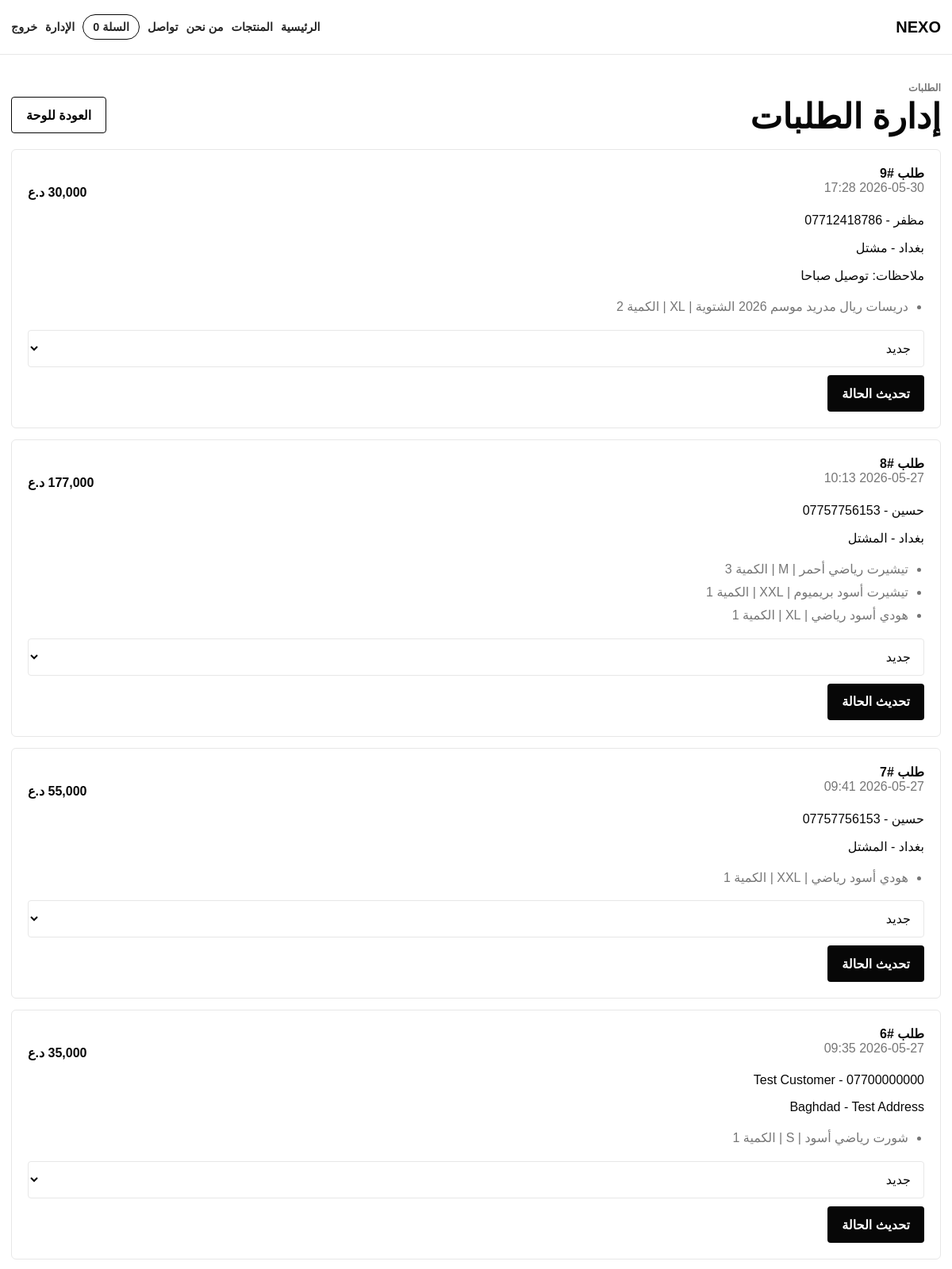
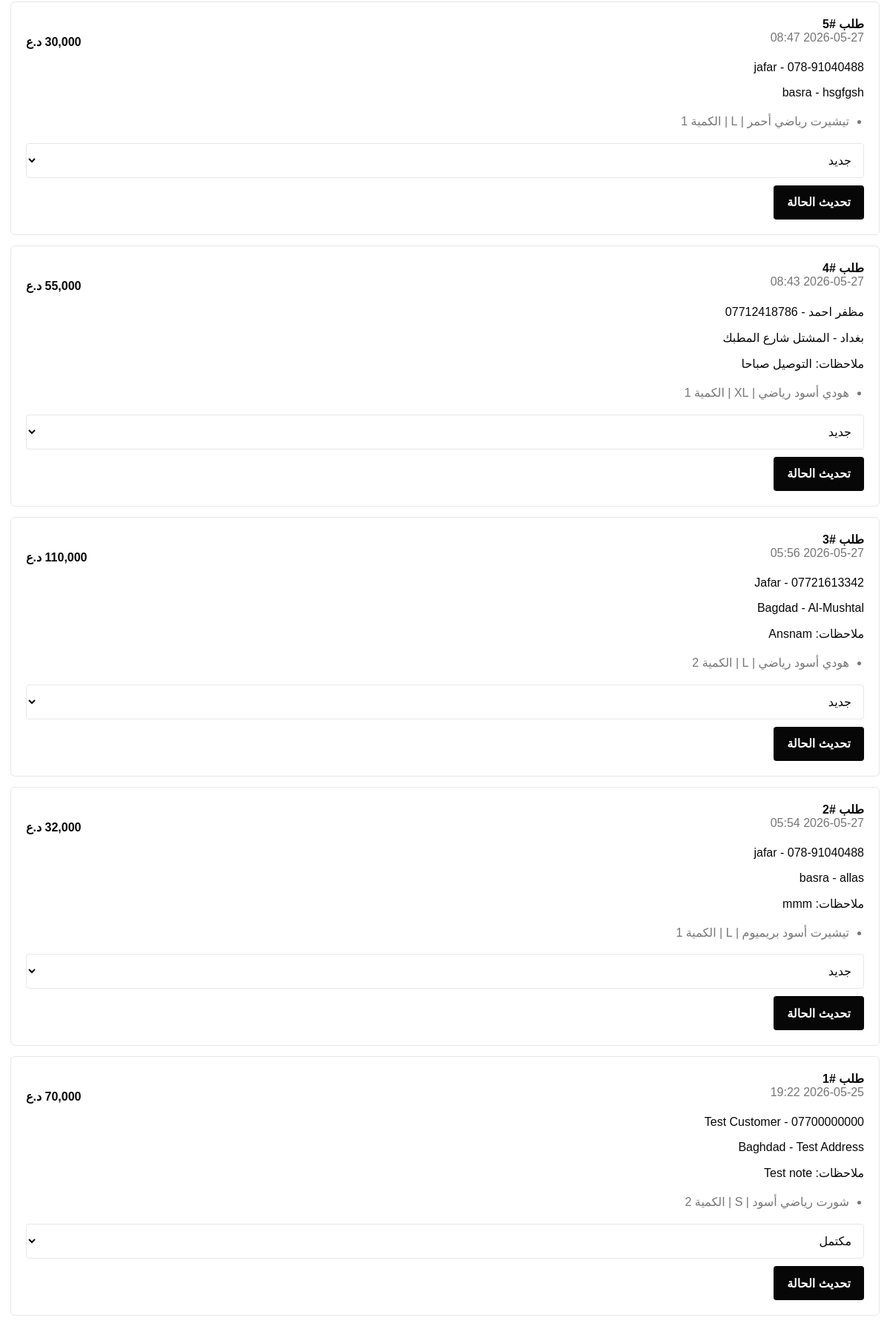
Page /admin/orders (signed in, upper part) on the committed database (2 pictures, top to bottom).
### tables this page shows
CREATE TABLE orders (
            id INTEGER PRIMARY KEY AUTOINCREMENT,
            customer_name TEXT NOT NULL,
            phone TEXT NOT NULL,
            city TEXT NOT NULL,
            address TEXT NOT NULL,
            notes TEXT,
            items TEXT NOT NULL,
            total REAL NOT NULL,
            status TEXT NOT NULL DEFAULT 'جديد',
            created_at TEXT NOT NULL
        );

### app.py (the view)
@app.route("/admin/orders")
@admin_required
def admin_orders():
    conn = get_db_connection()
    orders = conn.execute("SELECT * FROM orders ORDER BY id DESC").fetchall()
    conn.close()
    return render_template("admin_orders.html", orders=orders, json=json)

### app.py (called while the page is built)
def get_db_connection():
    conn = sqlite3.connect(DATABASE)
    conn.row_factory = sqlite3.Row
    return conn

def admin_required(view_function):
    @wraps(view_function)
    def wrapper(*args, **kwargs):
        if session.get("role") != "admin":
            flash("يجب تسجيل الدخول كمدير للوصول إلى هذه الصفحة.")
            return redirect(url_for("login"))
        return view_function(*args, **kwargs)
    return wrapper

def format_price(price):
    return f"{int(price):,} د.ع"

def cart_count():
    return sum(session.get("cart", {}).values())

### templates/admin_orders.html (shortened to what this page needs)
{% extends "base.html" %}
{% block content %}
<section class="page-section page-top">
    <div class="admin-header">
        <div>
            <p class="eyebrow">الطلبات</p>
            <h1>إدارة الطلبات</h1>
        </div>
        <a class="ghost-link dark" href="{{ url_for('admin') }}">العودة للوحة</a>
    </div>
    <div class="orders-list">
        {% for order in orders %}
            <article class="order-panel">
                <div class="order-head">
                    <div>
                        <strong>طلب #{{ order["id"] }}</strong>
                        <span>{{ order["created_at"] }}</span>
                    </div>
                    <strong>{{ format_price(order["total"]) }}</strong>
                </div>
                <p>{{ order["customer_name"] }} - {{ order["phone"] }}</p>
                <p>{{ order["city"] }} - {{ order["address"] }}</p>
                {% if order["notes"] %}
                    <p>ملاحظات: {{ order["notes"] }}</p>
                {% endif %}
                <ul class="order-items">
                    {% for item in json.loads(order["items"]) %}
                        <li>{{ item["name"] }} | {{ item["size"] }} | الكمية {{ item["quantity"] }}</li>
                    {% endfor %}
                </ul>
                <form method="post" action="{{ url_for('update_order_status', order_id=order['id']) }}" class="status-form">
                    <select name="status">
                        {% for status in ["جديد", "تم التواصل", "قيد التوصيل", "مكتمل", "ملغي"] %}
                            <option value="{{ status }}" {% if order["status"] == status %}selected{% endif %}>{{ status }}</option>
                        {% endfor %}
                    </select>
                    <button type="submit">تحديث الحالة</button>
                </form>
            </article>
        {% else %}
            <p class="empty-state">لا توجد طلبات حتى الآن.</p>
        {% endfor %}
    </div>
</section>
{% endblock %}

### static/css/style.css (style rules this page uses)
* { box-sizing: border-box; }
:root { --black: #070707; --dark: #141414; --ink: #242424; --gray: #767676; --line: #e7e7e7; --soft: #f5f5f5; --white: #ffffff; }
body { margin: 0; direction: rtl; font-family: Tahoma, Arial, Helvetica, sans-serif; color: var(--black); background: var(--white); text-align: right; }
a { color: inherit; text-decoration: none; }
.hero h1, .page-top h1, .product-info h1, .brand-band h2, .success-page h1 { margin: 8px 0 14px; font-size: clamp(2.35rem, 11vw, 5.8rem); line-height: 0.98; letter-spacing: 0; }
.eyebrow { margin: 0 0 8px; color: var(--gray); font-size: 0.78rem; font-weight: 900; letter-spacing: 0; text-transform: uppercase; }
button, .button-link, .ghost-link { display: inline-flex; align-items: center; justify-content: center; min-height: 46px; border: 0; border-radius: 4px; padding: 0 18px; font: inherit; font-weight: 900; cursor: pointer; }
button, .button-link { background: var(--black); color: var(--white); }
.ghost-link { border: 1px solid rgba(255, 255, 255, 0.75); color: var(--white); }
.ghost-link.dark { border-color: var(--black); color: var(--black); }
.page-section, .product-detail, .brand-band { width: min(1180px, calc(100% - 28px)); margin: 0 auto; padding: 44px 0; }
.page-top { padding-top: 34px; }
.section-heading, .admin-header, .order-head, .product-card-footer { display: flex; align-items: flex-end; justify-content: space-between; gap: 18px; }
.section-heading h2, .admin-header h1, .form-card h1, .summary-panel h2 { margin: 0; font-size: clamp(1.7rem, 6vw, 2.7rem); }
input, textarea, select { width: 100%; border: 1px solid var(--line); border-radius: 4px; padding: 13px 12px; color: var(--black); font: inherit; background: var(--white); }
.form-card, .summary-panel, .stat-box, .order-panel { border: 1px solid var(--line); border-radius: 6px; background: var(--white); padding: 20px; }
.table-actions, .status-form { display: flex; align-items: center; flex-wrap: wrap; gap: 10px; }
.stats-grid, .orders-list { display: grid; gap: 14px; margin-top: 20px; }
.stat-box span, .order-head span { display: block; color: var(--gray); margin-bottom: 6px; }
.order-items { margin: 14px 0; padding: 0 20px 0 0; color: var(--gray); line-height: 1.8; }

### rows in the picture
orders: id "9", created_at "2026-05-30 17:28", total "30,000 د.ع", customer_name "مظفر", phone "07712418786", city "بغداد", address "مشتل", notes "توصيل صباحا", name "دریسات ريال مدريد موسم 2026 الشتوية", quantity "2", status "جديد"
orders: id "8", created_at "2026-05-27 10:13", total "177,000 د.ع", customer_name "حسين", phone "07757756153", city "بغداد", address "المشتل", name "تيشيرت رياضي أحمر" "تيشيرت أسود بريميوم" "هودي أسود رياضي", quantity "3" "1" "1", status "جديد"
orders: id "7", created_at "2026-05-27 09:41", total "55,000 د.ع", customer_name "حسين", phone "07757756153", city "بغداد", address "المشتل", name "هودي أسود رياضي", quantity "1", status "جديد"
orders: id "6", created_at "2026-05-27 09:35", total "35,000 د.ع", customer_name "Test Customer", phone "07700000000", city "Baghdad", address "Test Address", name "شورت رياضي أسود", quantity "1", status "جديد"
orders: id "5", created_at "2026-05-27 08:47", total "30,000 د.ع", customer_name "jafar", phone "078-91040488", city "basra", address "hsgfgsh", name "تيشيرت رياضي أحمر", quantity "1", status "جديد"
orders: id "4", created_at "2026-05-27 08:43", total "55,000 د.ع", customer_name "مظفر احمد", phone "07712418786", city "بغداد", address "المشتل شارع المطبك", notes "التوصيل صباحا", name "هودي أسود رياضي", quantity "1", status "جديد"
orders: id "3", created_at "2026-05-27 05:56", total "110,000 د.ع", customer_name "Jafar", phone "07721613342", city "Bagdad", address "Al-Mushtal", notes "Ansnam", name "هودي أسود رياضي", quantity "2", status "جديد"
orders: id "2", created_at "2026-05-27 05:54", total "32,000 د.ع", customer_name "jafar", phone "078-91040488", city "basra", address "allas", notes "mmm", name "تيشيرت أسود بريميوم", quantity "1", status "جديد"
orders: id "1", created_at "2026-05-25 19:22", total "70,000 د.ع", customer_name "Test Customer", phone "07700000000", city "Baghdad", address "Test Address", notes "Test note", name "شورت رياضي أسود", quantity "2", status "مكتمل"

### other values in the picture
{{ store_name }} "NEXO"
{{ cart_count() }} "0"
